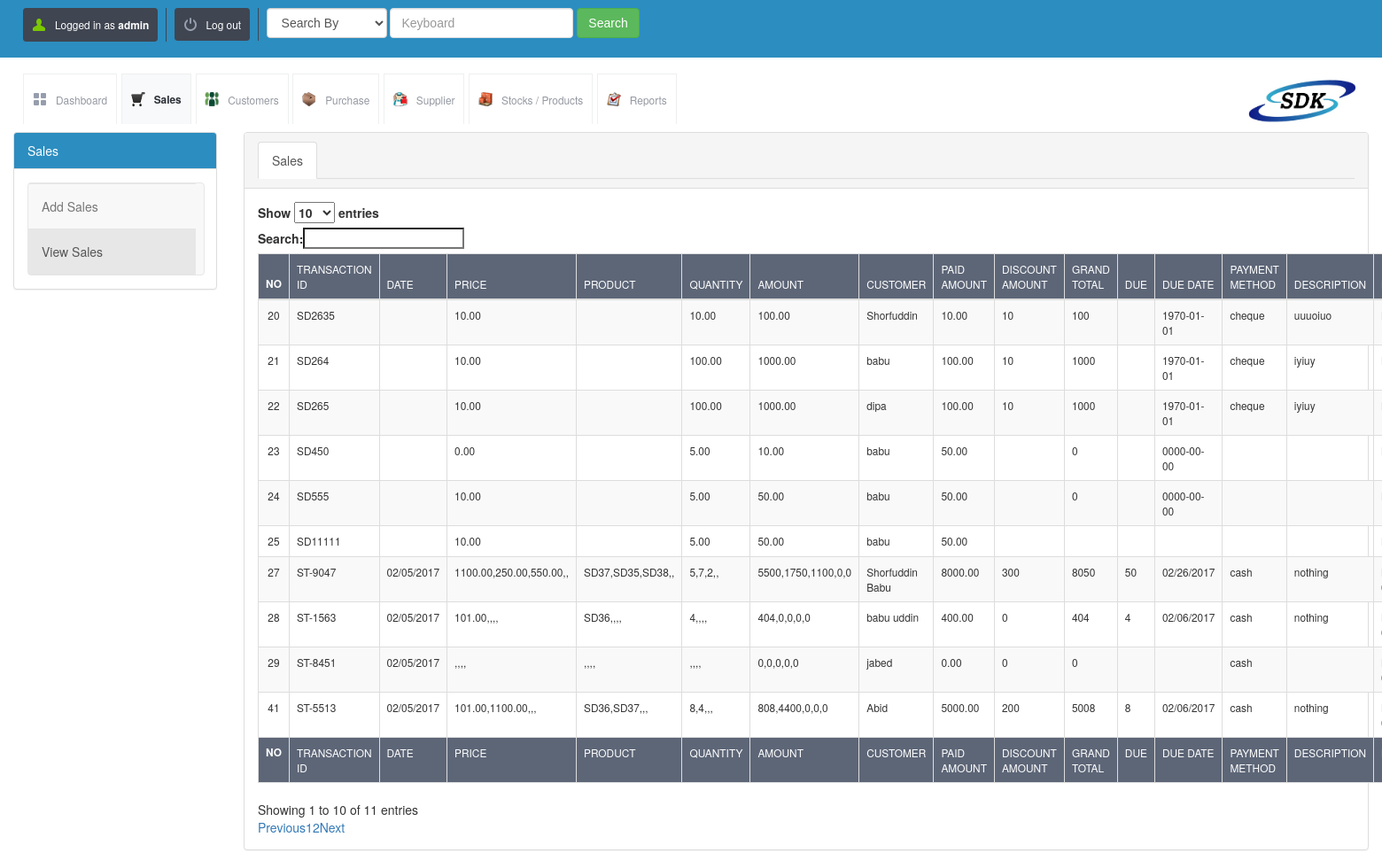
/view_sales.php (signed in), run on the app's committed database.
### tables this page shows
CREATE TABLE `stock_sales` (
  `id` int(10) UNSIGNED NOT NULL,
  `transactionid` varchar(250) NOT NULL,
  `sales_date` varchar(100) NOT NULL,
  `selling_price` varchar(200) NOT NULL,
  `product` varchar(300) NOT NULL,
  `quantity` varchar(100) NOT NULL,
  `amount` varchar(100) NOT NULL,
  `customer` varchar(120) NOT NULL,
  `address` varchar(150) NOT NULL,
  `contact` varchar(150) NOT NULL,
  `payment` decimal(10,2) NOT NULL,
  `dis_amount` decimal(10,0) DEFAULT NULL,
  `grand_total` decimal(10,0) DEFAULT NULL,
  `due_amount` varchar(200) DEFAULT NULL,
  `due` varchar(100) DEFAULT NULL,
  `payment_method` varchar(250) DEFAULT NULL,
  `description` varchar(500) DEFAULT NULL,
  `billnumber` varchar(120) NOT NULL
);

### config.php (called while the page is built)
<?php $config["database"] = "SDK"; $config["host"]= "localhost";$config["username"]= "root"; $config["password"]= "";?>

### lib/db.class.php (called while the page is built, shortened)
<?php
  class DB
  {
    function DB($base, $server, $user, $pass)
    {
      $this->connection = mysqli_connect($server, $user, $pass, $base);
    }
    function getMicroTime()
    {
      list($msec, $sec) = explode(' ', microtime());
      return floor($sec / 1000) + $msec;
    }
  }
?>

### init.php (called while the page is built, shortened)
<?php
include("lib/db.class.php");
$db = new DB($config['database'], $config['host'], $config['username'], $config['password']);
?>

### view_sales.php (the view, shortened to what this page needs)
<?php include("master_head.php"); ?>
<div class="container-fluid">
    <div class="row">
           <div class="col-md-2">
            <div class="panel panel-default">
              <div class="panel-heading epanel">Sales</div>
              <div class="panel-body">
                  <nav class="navbar navbar-default sidebar" role="navigation">
                      <div class="collapse navbar-collapse" id="bs-sidebar-navbar-collapse-1">
                          <ul class="nav navbar-nav">
                                <li><a href="add_sales.php">Add Sales</a></li>
                                <li class="active"><a href="view_sales.php">View Sales</a></li>
                          </ul>
                      </div>
                  </nav>
              </div>
            </div>
        </div>
        <div class="col-md-10">
        <div class="panel panel-default">
              <div class="panel-heading">
              <ul class="nav nav-tabs" role="tablist">
                  <li class="active">
                    <a href="#sales" role="tab" data-toggle="tab">Sales</a>
                  </li>
                </ul>
              </div>
              <div class="panel-body">
               <div class="tab-content">
                  <div class="tab-pane active" id="sales">
                 <table id="example" class="table table-striped table-bordered dt-responsive nowrap" cellspacing="0" width="100%">
                     <thead>
                        <tr>
                            <th>No</th>
                            <th>Transaction ID</th>
                            <th>Date</th>
                            <th>Price</th>
                            <th>Product</th>
                            <th>Quantity</th>
                            <th>Amount</th>
                            <th>Customer</th>
                            <th>Paid Amount</th>
                            <th>Discount Amount</th>
                            <th>Grand Total</th>
                            <th>Due</th>
                            <th>Due Date</th>
                            <th>Payment Method</th>
                            <th>Description</th>
                            <th>Bill No</th>
                        </tr>
                        </thead>
                        <tfoot>
                        <tr>
                            <th>No</th>
                            <th>Transaction ID</th>
                            <th>Date</th>
                            <th>Price</th>
                            <th>Product</th>
                            <th>Quantity</th>
                            <th>Amount</th>
                            <th>Customer</th>
                            <th>Paid Amount</th>
                            <th>Discount Amount</th>
                            <th>Grand Total</th>
                            <th>Due</th>
                            <th>Due Date</th>
                            <th>Payment Method</th>
                            <th>Description</th>
                            <th>Bill No</th>
                        </tr>
                        </tfoot>
                        <tbody>
                        <?php
                            $sql = "SELECT * FROM stock_sales ORDER BY sales_date desc";
                            $result = mysqli_query($db->connection, $sql);
                            while ($row = mysqli_fetch_array($result)) {
                                ?>
                        <tr>
                            <td> <?php echo $row['id']; ?></td>
                            <td><?php echo $row['transactionid']; ?></td>
                            <td> <?php echo $row['sales_date']; ?></td>
                            <td> <?php echo $row['selling_price']; ?></td>
                            <td> <?php echo $row['product']; ?></td>
                            <td> <?php echo $row['quantity']; ?></td>
                            <td> <?php echo $row['amount']; ?></td>
                            <td> <?php echo $row['customer']; ?></td>
                            <td> <?php echo $row['payment']; ?></td>
                            <td> <?php echo $row['dis_amount']; ?></td>
                            <td> <?php echo $row['grand_total']; ?></td>
                            <td> <?php echo $row['due_amount']; ?></td>
                            <td> <?php echo $row['due']; ?></td>
                            <td> <?php echo $row['payment_method']; ?></td>
                            <td> <?php echo $row['description']; ?></td>
                            <td> <?php echo $row['billnumber']; ?></td>
                        </tr>
                       <?php  } ?>
                        </tbody>
                    </table>
                  </div>
                </div>
              </div>
            </div>
        </div>
    </div>
</div>
</body>
</html>

### css/style.css (style rules this page uses)
*, html, body, div, dl, dt, dd, ul, ol, li, h1, h2, h3, h4, h5, h6, pre, form, label, fieldset, input, p, blockquote, th, td { margin: 0; padding: 0; }
table { border-collapse: collapse; border-spacing: 0; }
address, caption, cite, code, dfn, em, strong, th, var { font-style: normal; font-weight: normal; }
caption, th { text-align: left; }
a { text-decoration: none; }
body { font-size: 1em; }
body, form { font-family: "Droid Sans", Helvetica, Arial, sans-serif; line-height: 1.125em; }
p, .button, form input, ul#nav li ul, ul#tabs, div.side-menu ul li a, table, .information-box, .confirmation-box, .error-box, .error-message, .warning-box, ol, .regular-ul, .custom-ul, blockquote, cite { font-size: 0.85em; }
a { color: #2069b4; }
table { width: 100%; margin-bottom: 1.25em; }
table th { background-color: #5d6677; color: white; text-transform: uppercase; padding: 1.25em 0 1.25em 1.25em; border-left: 1px solid #747c8a; }
table tbody td { padding: 0.833em 0 0.833em 1.25em; border-left: 1px solid white; border-bottom: 1px solid #f8f9fa; }
table tbody tr:nth-child(odd) { background-color: #f8f9fa; }
table td:first-child, table th:first-child { width: 4em ; text-align: center; padding: 0; border: none; border-bottom: 1px solid #f8f9fa; }
table.form td:first-child, table th:first-child { width: 4em ; text-align: left; font-weight:900; padding: 0; padding-left: 10px; border: none; border-bottom: 1px solid #f8f9fa; }

### css/estyle.css (style rules this page uses)
body,html { height: 100%; }
nav.sidebar, .main { -webkit-transition: margin 200ms ease-out; -moz-transition: margin 200ms ease-out; -o-transition: margin 200ms ease-out; transition: margin 200ms ease-out; }
@media (min-width: 765px) { nav.sidebar a { padding-right: 13px; } }
@media (min-width: 765px) { nav.sidebar .navbar-nav > li:first-child { border-top: 1px #e5e5e5 solid; } }
@media (min-width: 765px) { nav.sidebar .navbar-nav > li { border-bottom: 1px #e5e5e5 solid; } }
@media (min-width: 765px) { nav.sidebar .navbar-collapse, nav.sidebar .container-fluid { padding: 0 0px 0 0px; } }
@media (min-width: 765px) { nav.sidebar { width: 200px; height: 100%; margin-left: -160px; float: left; margin-bottom: 0px; } }
@media (min-width: 765px) { nav.sidebar li { width: 100%; } }
@media (min-width: 1330px) { nav.sidebar { margin-left: 0px; float: left; } }
div.panel-heading.epanel { background-color: #2C8DC0; color: white; }

### data on the page
stock_sales: id "27", transactionid "ST-9047", sales_date "02/05/2017", selling_price "1100.00,250.00,550.00,,", product "SD37,SD35,SD38,,", quantity "5,7,2,,", amount "5500,1750,1100,0,0", customer "Shorfuddin Babu", payment "8000.00", dis_amount "300", grand_total "8050", due_amount "50", due "02/26/2017", payment_method "cash", description "nothing"
stock_sales: id "28", transactionid "ST-1563", sales_date "02/05/2017", selling_price "101.00,,,,", product "SD36,,,,", quantity "4,,,,", amount "404,0,0,0,0", customer "babu uddin", payment "400.00", dis_amount "0", grand_total "404", due_amount "4", due "02/06/2017", payment_method "cash", description "nothing"
stock_sales: id "29", transactionid "ST-8451", sales_date "02/05/2017", selling_price ",,,,", product ",,,,", quantity ",,,,", amount "0,0,0,0,0", customer "jabed", payment "0.00", dis_amount "0", grand_total "0", payment_method "cash"
stock_sales: id "41", transactionid "ST-5513", sales_date "02/05/2017", selling_price "101.00,1100.00,,,", product "SD36,SD37,,,", quantity "8,4,,,", amount "808,4400,0,0,0", customer "Abid", payment "5000.00", dis_amount "200", grand_total "5008", due_amount "8", due "02/06/2017", payment_method "cash", description "nothing"
stock_sales: id "20", transactionid "SD2635", selling_price "10.00", quantity "10.00", amount "100.00", customer "Shorfuddin", payment "10.00", dis_amount "10", grand_total "100", due "1970-01-01", payment_method "cheque", description "uuuoiuo"
stock_sales: id "21", transactionid "SD264", selling_price "10.00", quantity "100.00", amount "1000.00", customer "babu", payment "100.00", dis_amount "10", grand_total "1000", due "1970-01-01", payment_method "cheque", description "iyiuy"
stock_sales: id "22", transactionid "SD265", selling_price "10.00", quantity "100.00", amount "1000.00", customer "dipa", payment "100.00", dis_amount "10", grand_total "1000", due "1970-01-01", payment_method "cheque", description "iyiuy"
stock_sales: id "23", transactionid "SD450", selling_price "0.00", quantity "5.00", amount "10.00", customer "babu", payment "50.00", grand_total "0", due "0000-00-00"
stock_sales: id "24", transactionid "SD555", selling_price "10.00", quantity "5.00", amount "50.00", customer "babu", payment "50.00", grand_total "0", due "0000-00-00"
stock_sales: id "25", transactionid "SD11111", selling_price "10.00", quantity "5.00", amount "50.00", customer "babu", payment "50.00"

### other printed values
$POSNIC['username'] "admin"
